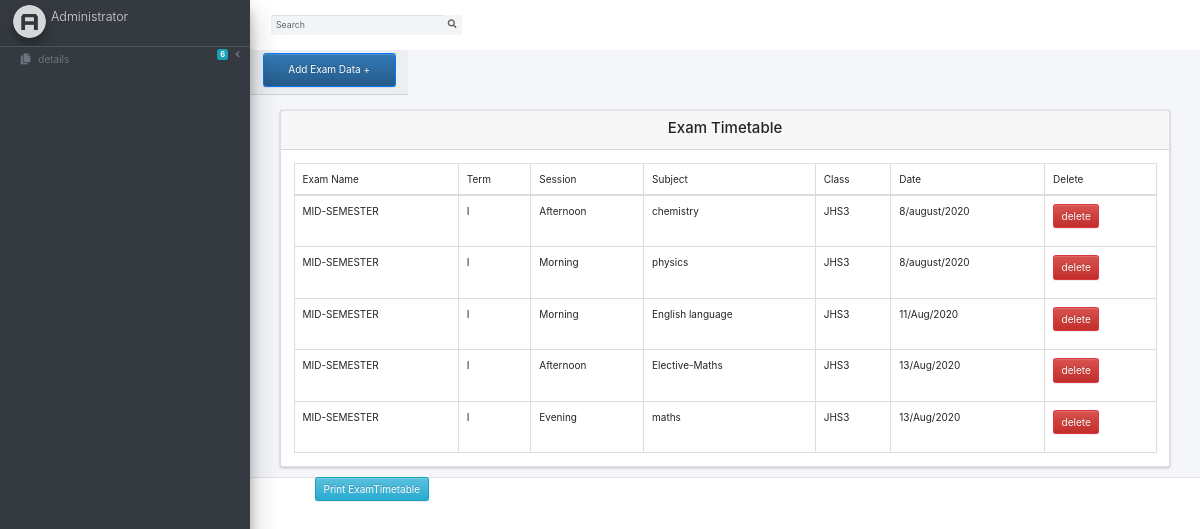
The app's page /exam.php (signed in) with its own data.
### tables this page shows
CREATE TABLE `examtb` (
  `id` int(50) NOT NULL,
  `examname` varchar(150) NOT NULL,
  `session` varchar(150) NOT NULL,
  `class` varchar(150) NOT NULL,
  `date` varchar(100) NOT NULL,
  `subject` varchar(100) NOT NULL,
  `term` varchar(150) NOT NULL
);

### exam.php (the view, shortened to what this page needs)
<?php
include("include/header.php");
include("include/navbar.php");
 ?>
 <div class="container">
   <div class="row">
     <div class="col-md-2 card-header header-elements-inline mt-4 mr-8 ">
       <button type="button" name="button" class="btn btn-primary btn-xs form-control" data-toggle="modal" data-target="#studentaddmodal">
           Add Exam Data +
       </button>
     </div>
   </div>
   <div class="col-md-12">
    <div class="justify content-center">
          <div class="card mt-4">
            <div class="card-header text-center">
              <h4 >Exam Timetable</h4>
            </div>
            <div class="card-body">
              <table class="table table-bordered">
                <?php
                 include("include/connection.php");
                 $query = "SELECT *FROM `examtb`";
                 $query_run= mysqli_query($connection,$query);
                 ?>
                <thead>
                  <tr>
                    <td>Exam Name</td>
                    <td>Term</td>
                    <td>Session</td>
                    <td>Subject</td>
                    <td>Class</td>
                    <td>Date</td>
                    <td>Delete</td>
                  </tr>
                </thead>
                <tbody>
                  <?php
                   if (mysqli_num_rows($query_run)>0)
                    {
                    while( $row=mysqli_fetch_assoc($query_run)) {
                     ?>
                     <tr>
                       <td> <?php echo $row['examname']; ?></td>
                       <td> <?php echo $row['term']; ?></td>
                       <td> <?php echo $row['session']; ?></td>
                       <td> <?php echo $row['subject']; ?></td>
                       <td> <?php echo $row['class']; ?></td>
                       <td> <?php echo $row['date']; ?></td>
                       <td>
                         <form class="form-group" action="delete-exam.php" method="post">
                           <button type="submit" name="delete_btn" class="btn btn-danger">delete</button>
                         </form>
                       </td>
                     </tr>
                     <?php
                    }
  }
                  ?>
                </tbody>
              </table>
            </div>
          </div>
        </div>
      </div>
    </div>
    <div class="col-md-6 " style="margin-left:50px;">
      <form class="form-group" action="pdf2.php" method="post">
        <button type="submit" name="exam_btn" class="btn btn-info">Print ExamTimetable</button>
      </form>
    </div>
   </div>
 <?php
 include("include/footer.php");
  ?>

### include/header.php (shortened to what this page needs)
<!DOCTYPE html>
<html lang="en">
<head>
  <link rel="stylesheet" href="/school/admin/jquery/bootstrap.min.css">
  <link rel="stylesheet" href="plugins/fontawesome-free/css/all.min.css">
  <link rel="stylesheet" href="plugins/overlayScrollbars/css/OverlayScrollbars.min.css">
  <link rel="stylesheet" href="dist/css/adminlte.min.css">
  <link rel="stylesheet" href="https://maxcdn.bootstrapcdn.com/bootstrap/3.3.7/css/bootstrap.min.css"
>
  <link rel="stylesheet" href="https://maxcdn.bootstrapcdn.com/bootstrap/3.3.7/css/bootstrap-theme.min.css"
>
  <link href="//maxcdn.bootstrapcdn.com/bootstrap/4.0.0/css/bootstrap.min.css" rel="stylesheet" id="bootstrap-css">
</head>
<body class="hold-transition sidebar-mini layout-fixed layout-navbar-fixed layout-footer-fixed">
<div class="wrapper">

### include/navbar.php (shortened to what this page needs)
<nav class="main-header navbar navbar-expand navbar-white navbar-light">
  <form class="form-inline ml-3" action="search1.php" method="post">
    <div class="input-group input-group-sm">
      <input class="form-control form-control-navbar" type="search" placeholder="Search" aria-label="Search" name="search" >
      <div class="input-group-append">
        <button class="btn btn-navbar" type="submit" name="submit-search">
          <i class="fas fa-search"></i>
        </button>
      </div>
    </div>
  </form>
  <div class="card-body">
  </div>
</nav>
<aside class="main-sidebar sidebar-dark-primary elevation-4">
  <a href="index3.html" class="brand-link">
    <img src="dist/img/AdminLTELogo.png" alt="AdminLTE Logo" class="brand-image img-circle elevation-3"
         style="opacity: .8">
    <span class="brand-text font-weight-light">Administrator</span>
  </a>
    <nav class="mt-2">
      <ul class="nav nav-pills nav-sidebar flex-column" data-widget="treeview" role="menu" data-accordion="false">
        <li class="nav-item has-treeview menu-open">
          <a href="#" class="nav-link active">
            <p>
            </p>
          </a>
        </li>
        <li class="nav-item has-treeview">
          <a href="#" class="nav-link">
            <i class="nav-icon fas fa-copy"></i>
            <p>
              details
              <i class="fas fa-angle-left right"></i>
              <span class="badge badge-info right">6</span>
            </p>
          </a>
    </nav>
  </div>
<div class="content-wrapper">
  <div class="content-header">
  </div>

### include/footer.php (shortened to what this page needs)
<footer class="main-footer">
</footer>
</body>
</html>

### records on screen
examtb: examname "MID-SEMESTER", term "I", session "Afternoon", subject "chemistry", class "JHS3", date "8/august/2020"
examtb: examname "MID-SEMESTER", term "I", session "Morning", subject "physics", class "JHS3", date "8/august/2020"
examtb: examname "MID-SEMESTER", term "I", session "Morning", subject "English language", class "JHS3", date "11/Aug/2020"
examtb: examname "MID-SEMESTER", term "I", session "Afternoon", subject "Elective-Maths", class "JHS3", date "13/Aug/2020"
examtb: examname "MID-SEMESTER", term "I", session "Evening", subject "maths", class "JHS3", date "13/Aug/2020"
